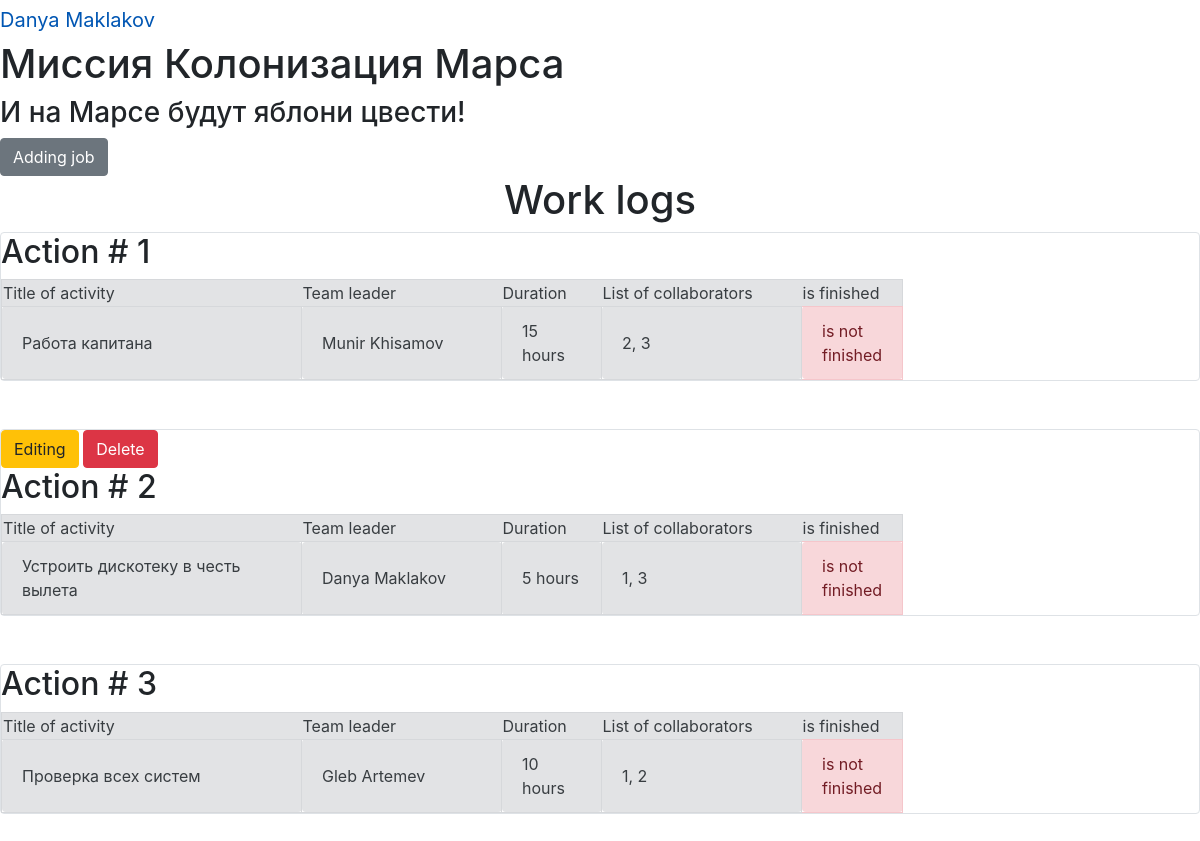
Screenshot of /jobs_list (signed in) with the database file from the repository.
### data/users.py (models this page shows, shortened)
class User(SqlAlchemyBase, UserMixin):
    __tablename__ = 'users'
    id = sqlalchemy.Column(sqlalchemy.Integer,
                           primary_key=True, autoincrement=True)
    surname = sqlalchemy.Column(sqlalchemy.String, nullable=True)
    name = sqlalchemy.Column(sqlalchemy.String, nullable=True)
    age = sqlalchemy.Column(sqlalchemy.Integer, nullable=True)
    position = sqlalchemy.Column(sqlalchemy.String, nullable=True)
    speciality = sqlalchemy.Column(sqlalchemy.String, nullable=True)
    address = sqlalchemy.Column(sqlalchemy.String, nullable=True)
    email = sqlalchemy.Column(sqlalchemy.String,
                              index=True, unique=True, nullable=True)
    jobs = orm.relation('Jobs')
    hashed_password = sqlalchemy.Column(sqlalchemy.String, nullable=True)
    modified_date = sqlalchemy.Column(sqlalchemy.DateTime,
                                      default=datetime.datetime.now)

### data/jobs.py (models this page shows, shortened)
class Jobs(SqlAlchemyBase):
    __tablename__ = 'jobs'
    id = sqlalchemy.Column(sqlalchemy.Integer,
                           primary_key=True, autoincrement=True)
    team_leader = sqlalchemy.Column(sqlalchemy.Integer,
                                    sqlalchemy.ForeignKey("users.id"))
    job = sqlalchemy.Column(sqlalchemy.String, nullable=True)
    work_size = sqlalchemy.Column(sqlalchemy.Integer, nullable=True)
    collaborators = sqlalchemy.Column(sqlalchemy.String, nullable=True)
    start_date = sqlalchemy.Column(sqlalchemy.DateTime, default=datetime.datetime.now)
    end_date = sqlalchemy.Column(sqlalchemy.DateTime)
    is_finished = sqlalchemy.Column(sqlalchemy.Boolean)
    user = orm.relation('User')

### main.py (the view)
@app.route('/')
@app.route('/jobs_list')
def jobs_list():
    session = db_session.create_session()
    jobs = session.query(Jobs).all()
    return render_template("index.html", jobs=jobs)

### data/db_session.py (called while the page is built)
def create_session() -> Session:
    global __factory
    return __factory()

### main.py (called while the page is built)
@login_manager.user_loader
def load_user(user_id):
    session = db_session.create_session()
    return session.query(User).get(user_id)

### templates/index.html
{% extends "base.html" %}
{% block content %}
{% if current_user.is_authenticated %}
    <a href="jobs" class="btn btn-secondary">Adding job</a>
{% endif %}
<h1 align="center">Work logs</h1>
{% for item in jobs%}
<div class="col-md6 border rounded">
    {% if current_user.is_authenticated and (current_user == item.user or current_user.id == 1) %}
    <div>
        <a href="/jobs/{{ item.id }}" class="btn btn-warning">Editing</a>
        <a href="/jobs_delete/{{ item.id }}" class="btn btn-danger">Delete</a>
    </div>
    {% endif %}
    <h2>Action # {{item.id}}</h2>
    <table>
        <tr class="alert alert-secondary" role="alert">
            <td width="300">Title of activity</td>
            <td width="200">Team leader</td>
            <td width="100">Duration</td>
            <td width="200">List of collaborators</td>
            <td width="100">is finished</td>
        </tr>
        <tr>
            <td class="alert alert-secondary" role="alert" width="300">{{ item.job }}</td>
            <td class="alert alert-secondary" role="alert" width="200">{{ item.user.name }} {{ item.user.surname }}</td>
            <td class="alert alert-secondary" role="alert" width="100">{{ item.work_size }} hours</td>
            <td class="alert alert-secondary" role="alert" width="200">{{ item.collaborators }}</td>
            {% if item.is_finished %}
            <td class="alert alert-success" role="alert" width="100">is finished</td>
            {% else %}
            <td class="alert alert-danger" role="alert" width="100">is not finished</td>
            {% endif %}
        </tr>
    </table>
</div>
<br>
<br>
{% endfor %}
{% endblock %}

### templates/base.html (shortened to what this page needs)
<!DOCTYPE html>
<html lang="en">
<head>
    <link rel="stylesheet" href="static/css/style_new_2.css" />
    <link rel="stylesheet"
        href="https://stackpath.bootstrapcdn.com/bootstrap/4.4.1/css/bootstrap.min.css"
>
</head>
<body>
    {% if current_user.is_authenticated %}
        <a class="navbar-brand" href="/logout">{{ current_user.name }} {{ current_user.surname }}</a>
    {% else %}
        <p>
            <a class="btn btn-primary " href="/register">Зарегистрироваться</a>
            <a class="btn btn-success" href="/login">Войти</a>
        </p>
    {% endif %}
    <h1>Миссия Колонизация Марса</h1>
    <h3>И на Марсе будут яблони цвести!</h3>
    {% block content %}
    {% endblock %}
</body>
</html>

### rows the page displays
User: name "Danya", surname "Maklakov"
Jobs: id "1", job "Работа капитана", user.name "Munir", user.surname "Khisamov", work_size "15", collaborators "2, 3", is_finished "is not finished"
Jobs: id "2", job "Устроить дискотеку в честь вылета", user.name "Danya", user.surname "Maklakov", work_size "5", collaborators "1, 3", is_finished "is not finished"
Jobs: id "3", job "Проверка всех систем", user.name "Gleb", user.surname "Artemev", work_size "10", collaborators "1, 2", is_finished "is not finished"
